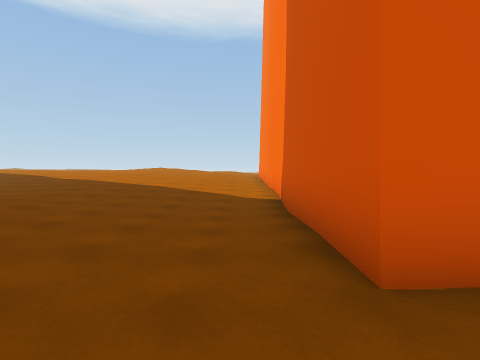
view 1 (above)

24 first-person views from a walk through a 3-D level made in the Unity game engine. The camera is 1.5 m above the floor, tilts 2° down and sees 80° across. The floor is counted in squares, 2 m on a side. Each view is taken from the middle of a square. On the plan, view 1 faces up. The plan holds only what a view shows up to about 10 squares ahead; the rest is blank. The place goes on beyond the plan. Some animated figures are left out.

view 2
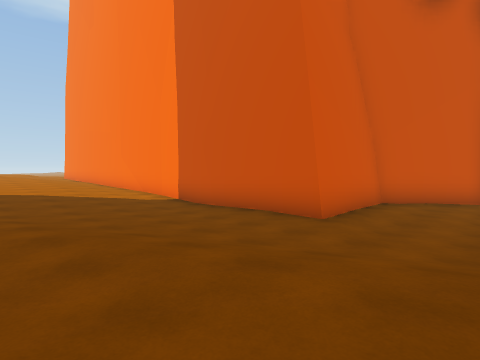

view 3
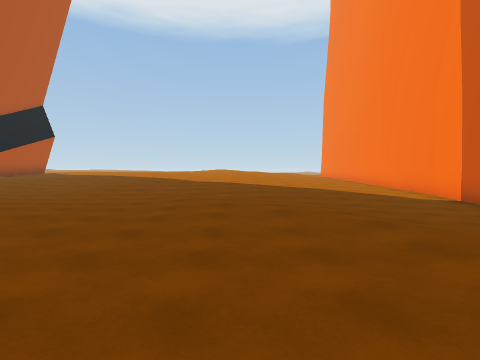

view 4
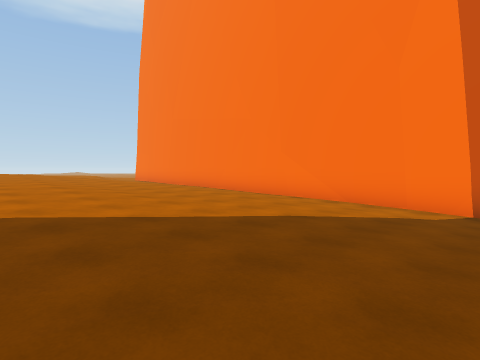

view 5
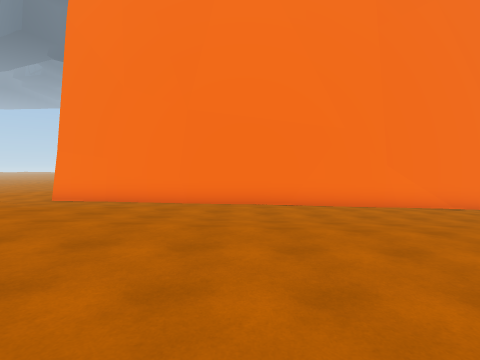

view 6
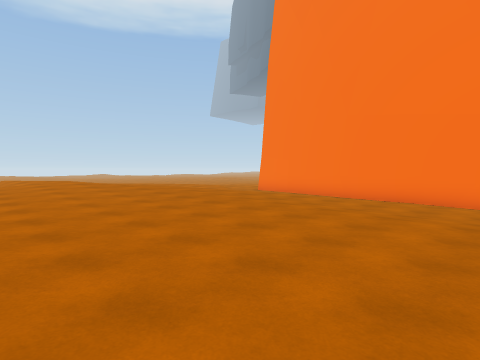

view 7
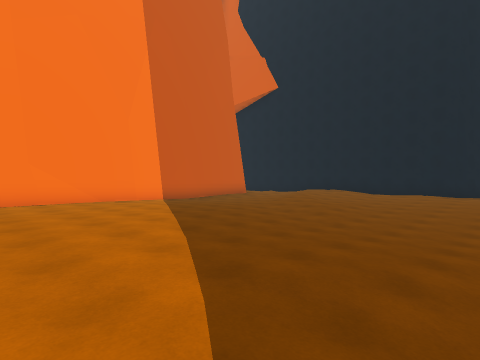

view 8
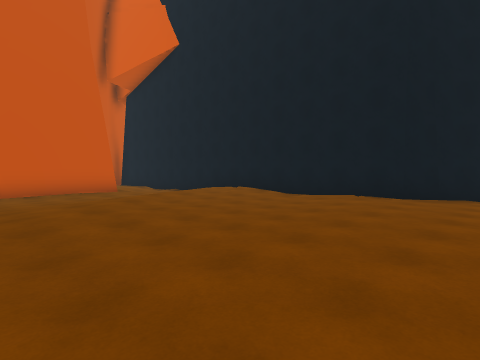

view 9
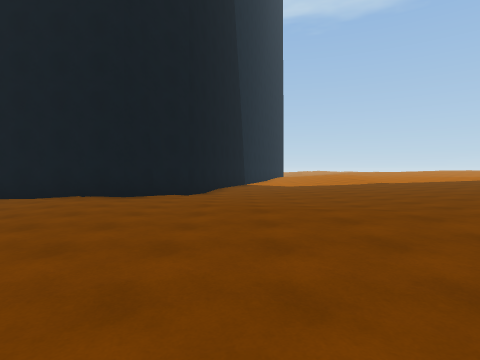

view 10
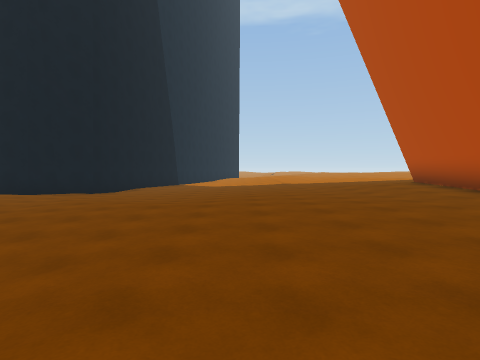

view 11
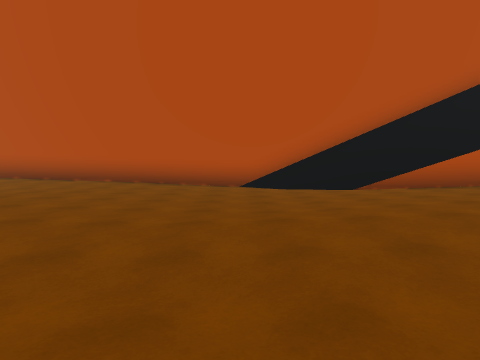

view 12
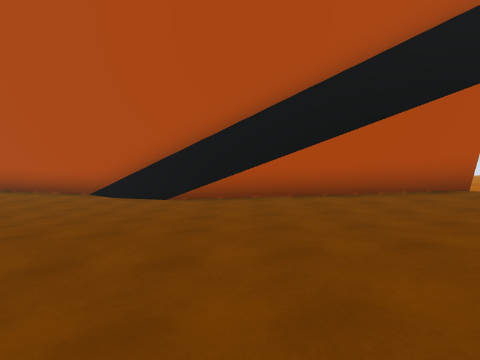

view 13
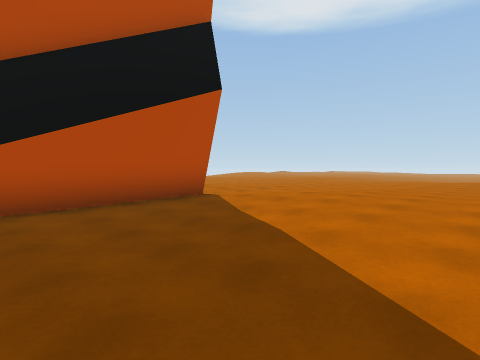

view 14
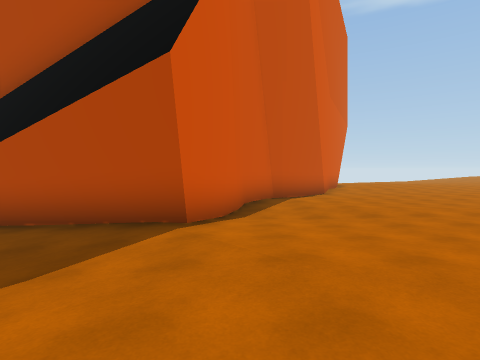

view 15
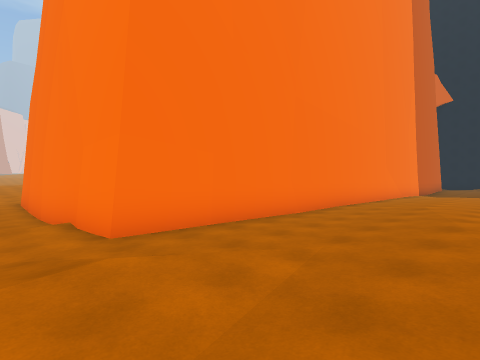

view 16
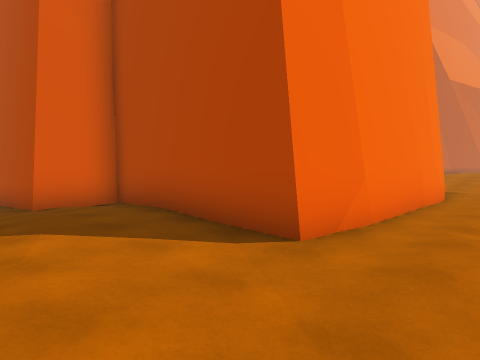

view 17
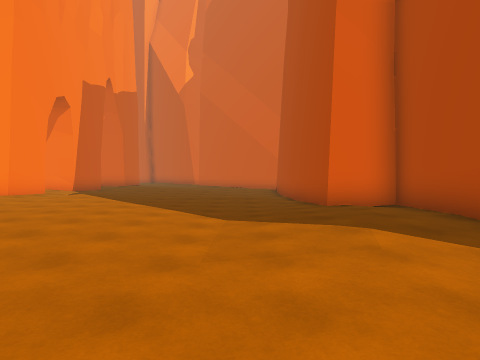

view 18
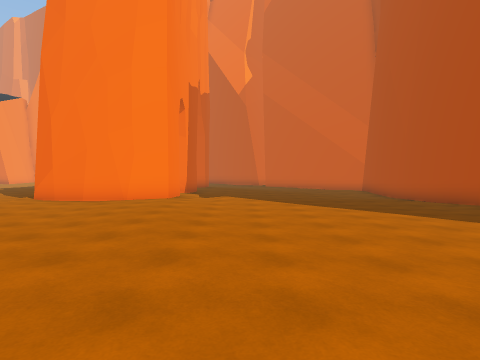

view 19
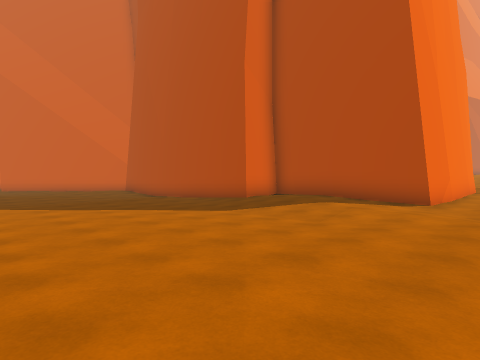

view 20
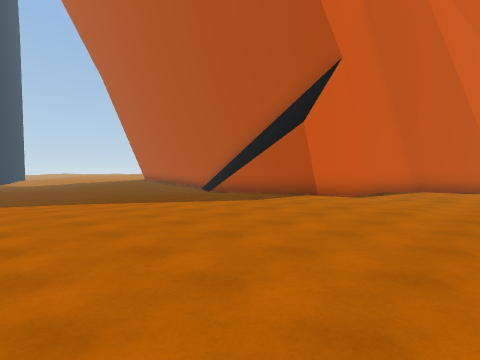

view 21
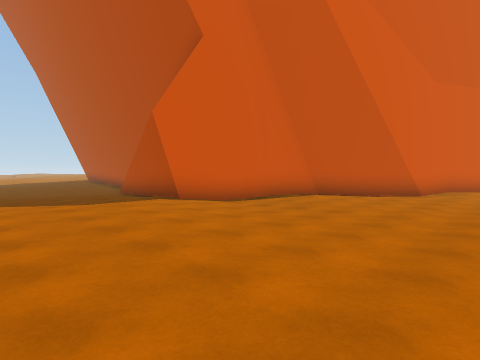

view 22
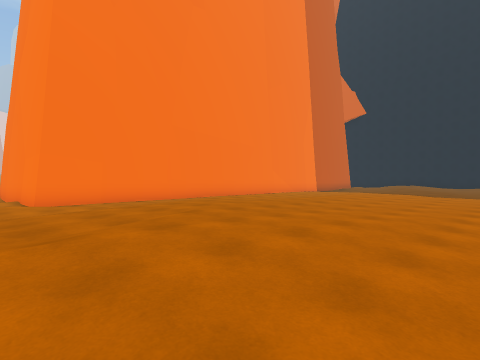

view 23
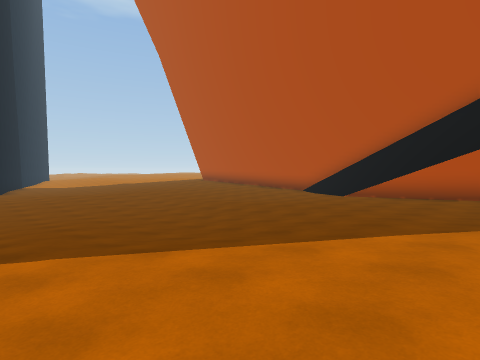

view 24
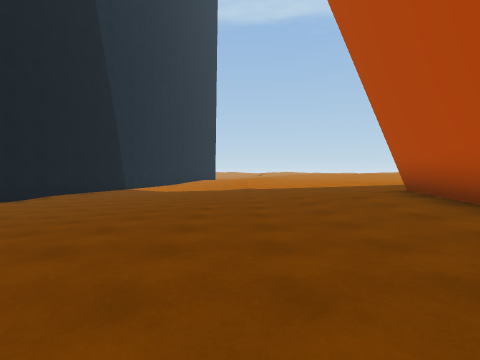

### Floor plan
Key: @ floor where view 1 was taken; # wall or solid block; . main floor; : floor 0.25 m higher than the main floor; - floor 0.25 m lower than the main floor; + floor 0.5 m higher than the main floor; _ floor 0.5 m lower than the main floor; * floor 0.75 m higher than the main floor; % floor 1 m higher than the main floor; & floor 1.25 m higher than the main floor; / step, stairs or slope.
Columns run from 23 left of view 1 to 23 right of it. Each row starts with its distance up from view 1.
 24 **** ***%%%   %//////**/::    /.:/./::.:::
 23 ********%%%   %/&////+*/::/::::.../::::::::
 22 ********%%%%%%%/&&%%///::########..:...:::::
 21 ********%%%%%%%%&&&%//+::#      #.::....:::::
 20 #******%%%%%%%%%%%%%///::#      #:::.....:::::
 19 ##****/%%%%%%%*%%%%%*//::#      #::/......::..
 18  ####*/%%%%%%%****%/**//:#      #///--.....:...
 17     ##*//%%%%%*****/**//.#      ###/--/....:...
 16      #**//***%*****/+++/.#        #----/...:...
 15      #*++//********/+++/.#        #-----/../###
 14      #+++++********+++:/.#        #/-----///#
 13      #+++++//**+++++:::.##        #   __-
 12     ##:+++/////+++++:::.#         #    __
 11     #:::::////////+::::.#
 10    ##:::::/../////::::./#
  9    #....://-..////::.../#
  8    #.....//--....//...-/#
  7   ##::.../------.-.../--#
  6   #:::.../-------.-----_#
  5   #::::...-------..---__#
  4   #:::::....-----//./-__#
  3   #+:::::.....-----//-__#
  2   #+/::::....-------./__#####
  1   #+/:::../..-.-----./__//--##
  0   #+/:::./-----.---.../@_/___#
 -1   #*//:./-------.--//./__
 -2   *++/:..------######
 -3  *++::...-----##
 -4  +++::...-----#
 -5  ++:::...----##

Positions as (right, up) in squares from view 1, and headings:
1: (0, 0), facing up
2: (-4, -1), facing up-right
3: (-5, -1), facing up
4: (-6, 6), facing up-right
5: (-8, 16), facing right
6: (-9, 13), facing up-right
7: (-10, 13), facing down-right
8: (-10, 6), facing down-right
9: (-11, 6), facing down
10: (-15, 8), facing down
11: (-11, 7), facing left
12: (-11, 12), facing left
13: (-12, 13), facing up-left
14: (-13, 18), facing left
15: (-3, 24), facing down-right
16: (12, 24), facing down-left
17: (13, 24), facing down
18: (18, 24), facing down
19: (18, 24), facing down-left
20: (-9, 22), facing down-left
21: (-13, 24), facing down-left
22: (-9, 24), facing down-right
23: (-8, 15), facing down-left
24: (-17, 5), facing down
